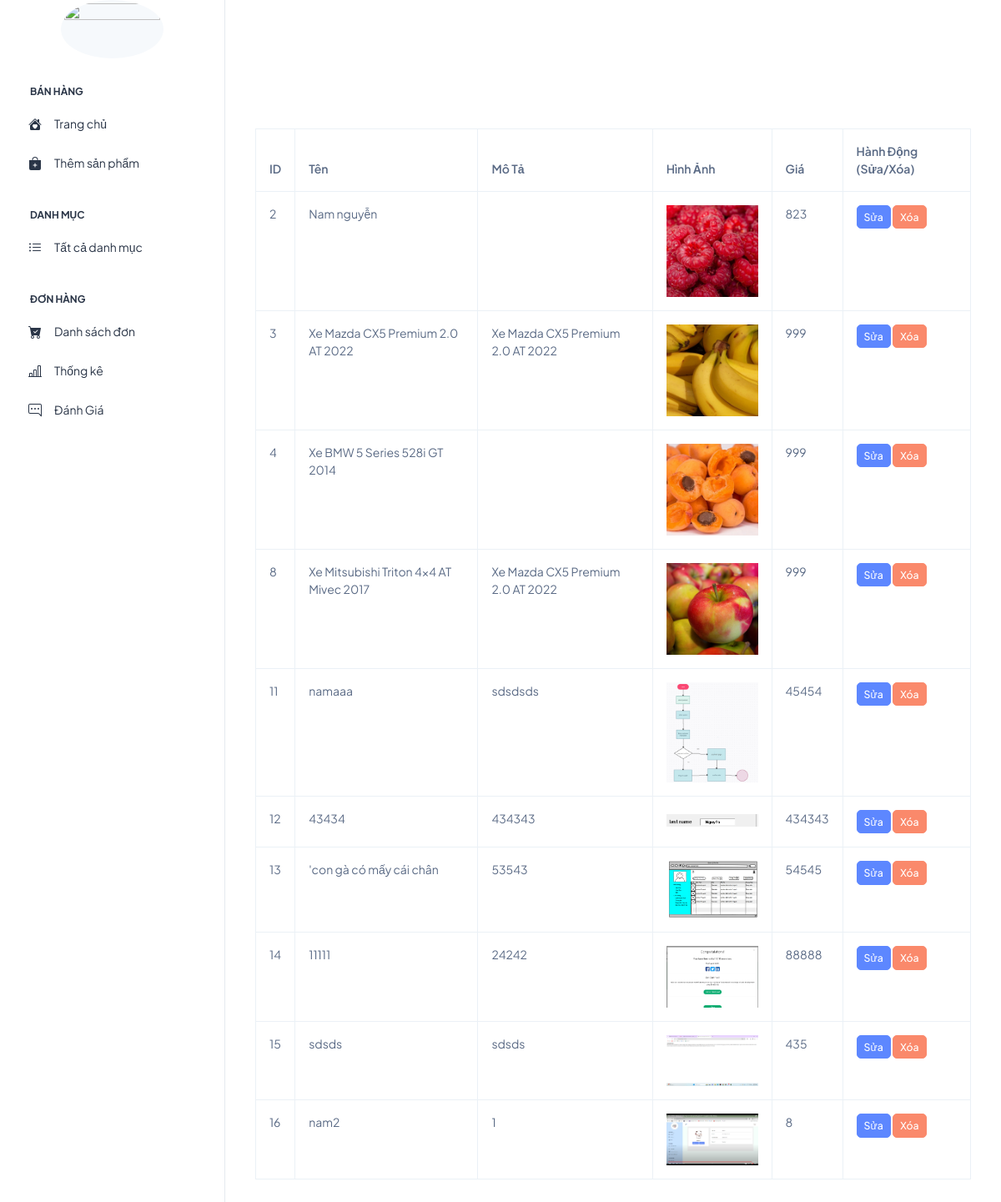
The page /admin/listProducts (signed in) on the database its author committed.
### tables this page shows
CREATE TABLE `products` (
  `id` int NOT NULL AUTO_INCREMENT,
  `name` varchar(150) NOT NULL,
  `description` varchar(500) NOT NULL,
  `price` double NOT NULL,
  `image` varchar(300) DEFAULT NULL,
  `thumnail` varchar(300) DEFAULT NULL,
  `category_id` int DEFAULT NULL,
  PRIMARY KEY (`id`),
  KEY `p_c_idx` (`category_id`),
  CONSTRAINT `p_c` FOREIGN KEY (`category_id`) REFERENCES `categories` (`id`)
);

### app/controllers/AdminController.php (called while the page is built, shortened)
<?php
class AdminController
{
    private $productModel;
    public function __construct()
    {
        $this->db = (new Database())->getConnection();
        $this->productModel = new ProductModel($this->db);
    }
    public function listProducts()
    {
        $products = $this->productModel->readAll();
        include_once 'app/views/admin/index.php';
    }
}

### index.php (called while the page is built, shortened)
<?php
require_once 'config/database.php';
require_once 'app/models/ProductModel.php';
$url = $_GET['url'] ?? '';
$url = rtrim($url, '/');
$url = filter_var($url, FILTER_SANITIZE_URL);
$url = explode('/', $url);
$action = isset($url[1]) && $url[1] != '' ? $url[1] : 'index';
$controller = new $controllerName();
call_user_func_array([$controller, $action], array_slice($url, 2));

### config/database.php (called while the page is built, shortened)
<?php
class Database {
    private $host = "localhost";
    private $db_name = "demo";
    private $username = "root";
    private $password = "123456";
    public function getConnection() {
        $this->conn = null;
        try {
            $this->conn = new PDO("mysql:host=" . $this->host . ";dbname=" . $this->db_name, $this->username, $this->password);
            $this->conn->exec("set names utf8");
        } catch(PDOException $exception) {
            echo "Connection error: " . $exception->getMessage();
        }
        return $this->conn;
    }
}

### app/models/ProductModel.php (called while the page is built, shortened)
<?php
class ProductModel {
    private $conn;
    private $table_name = "products";
    public function __construct($db) {
        $this->conn = $db;
    }
    function readAll() {
        $query = "SELECT p.*, c.name as category FROM " . $this->table_name . " as p JOIN demo.categories c ON p.category_id = c.id";
        $stmt = $this->conn->prepare($query);
        $stmt->execute();
        return $stmt;
    }
}

### app/views/admin/index.php (the view, shortened to what this page needs)
<?php include_once 'app/views/admin/header.php'; ?>
<body>
    <div class="page-wrapper" id="main-wrapper" data-layout="vertical" data-navbarbg="skin6" data-sidebartype="full"
        data-sidebar-position="fixed" data-header-position="fixed">
        <?php include_once 'app/views/admin/sidebar.php'; ?>
        <div class="body-wrapper">
            <div class="container-fluid">
                <div class="container mt-4">
                    <div class="row mt-4">
                        <div class="col-sm-12">
                            <table class="table table-bordered table-hover" id="dataTable">
                                <thead>
                                    <tr>
                                        <th>ID</th>
                                        <th>Tên</th>
                                        <th>Mô Tả</th>
                                        <th>Hình Ảnh</th>
                                        <th>Giá</th>
                                        <th>Hành Động (Sửa/Xóa)</th>
                                    </tr>
                                </thead>
                                <tbody>
                                    <?php while ($row = $products->fetch(PDO::FETCH_ASSOC)): ?>
                                        <tr>
                                            <td><?= $row['id'] ?></td>
                                            <td><?= $row['name'] ?></td>
                                            <td><?= $row['description'] ?></td>
                                            <td>
                                                <?php if (empty($row['image']) || !file_exists($row['image'])): ?>
                                                    No Image!
                                                <?php else: ?>
                                                    <img src="/chieu2/<?= $row['image'] ?>" alt="Hình ảnh" class="img-fluid" width="150px" height="150px" />
                                                <?php endif; ?>
                                            </td>
                                            <td><?= $row['price'] ?></td>
                                            <td>
                                                <a href="/chieu2/product/edit/<?= $row['id'] ?>"
                                                    class="btn btn-sm btn-primary">Sửa</a>
                                                <a href="/chieu2/product/delete/<?= $row['id'] ?>"
                                                    class="btn btn-sm btn-danger">Xóa</a>
                                            </td>
                                        </tr>
                                    <?php endwhile; ?>
                                </tbody>
                            </table>
                        </div>
                    </div>
                </div>
            </div>
        </div>

### rows shown on the page
products: id "2", name "Nam nguyễn", image (picture), price "823"
products: id "3", name "Xe Mazda CX5 Premium 2.0 AT 2022", description "Xe Mazda CX5 Premium 2.0 AT 2022", image (picture), price "999"
products: id "4", name "Xe BMW 5 Series 528i GT 2014", image (picture), price "999"
products: id "8", name "Xe Mitsubishi Triton 4x4 AT Mivec 2017", description "Xe Mazda CX5 Premium 2.0 AT 2022", image (picture), price "999"
products: id "11", name "namaaa", description "sdsdsds", image (picture), price "45454"
products: id "12", name "43434", description "434343", image (picture), price "434343"
products: id "13", name "'con gà có mấy cái chân", description "53543", image (picture), price "54545"
products: id "14", name "11111", description "24242", image (picture), price "88888"
products: id "15", name "sdsds", description "sdsds", image (picture), price "435"
products: id "16", name "nam2", description "1", image (picture), price "8"
